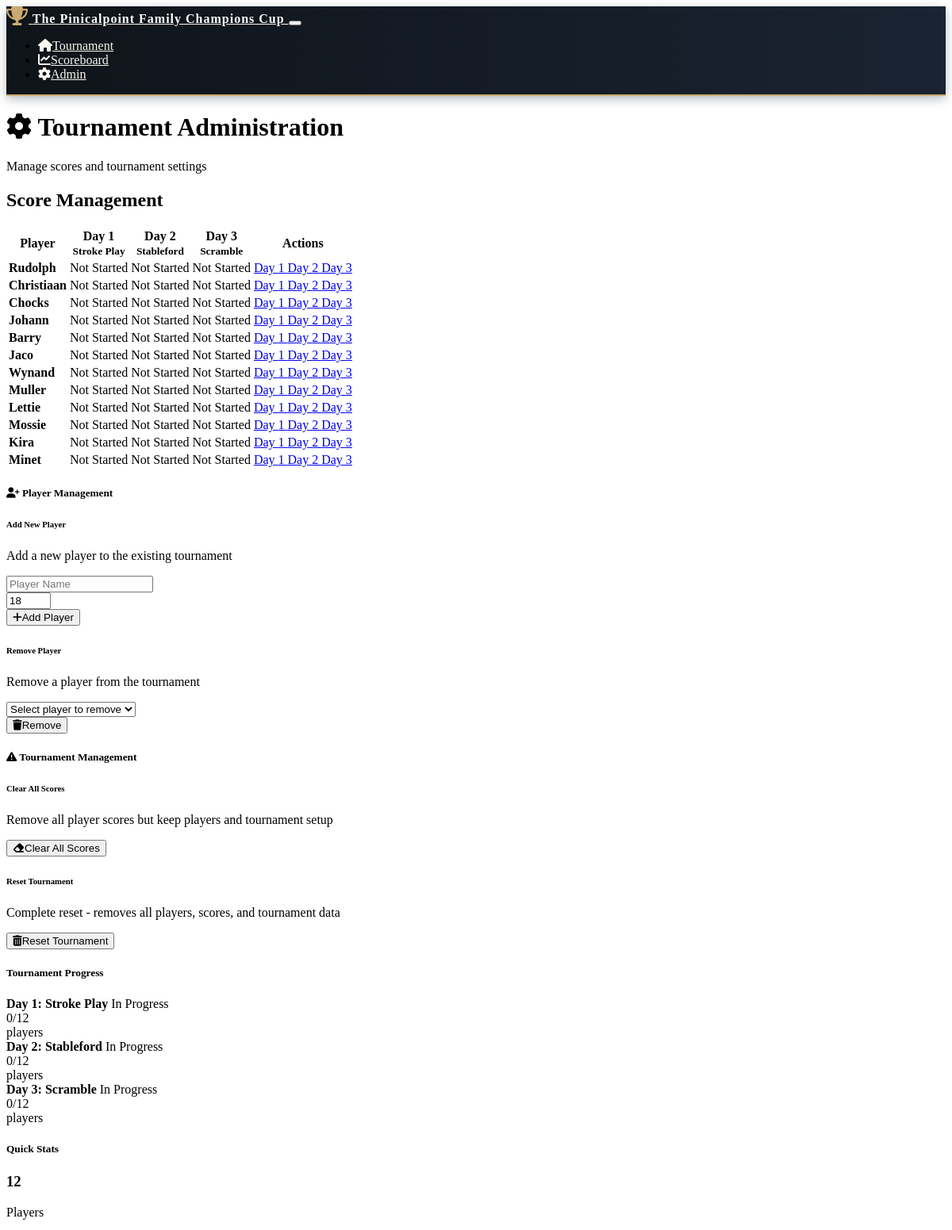
/admin (upper part), run on an earlier commit of the app's database.
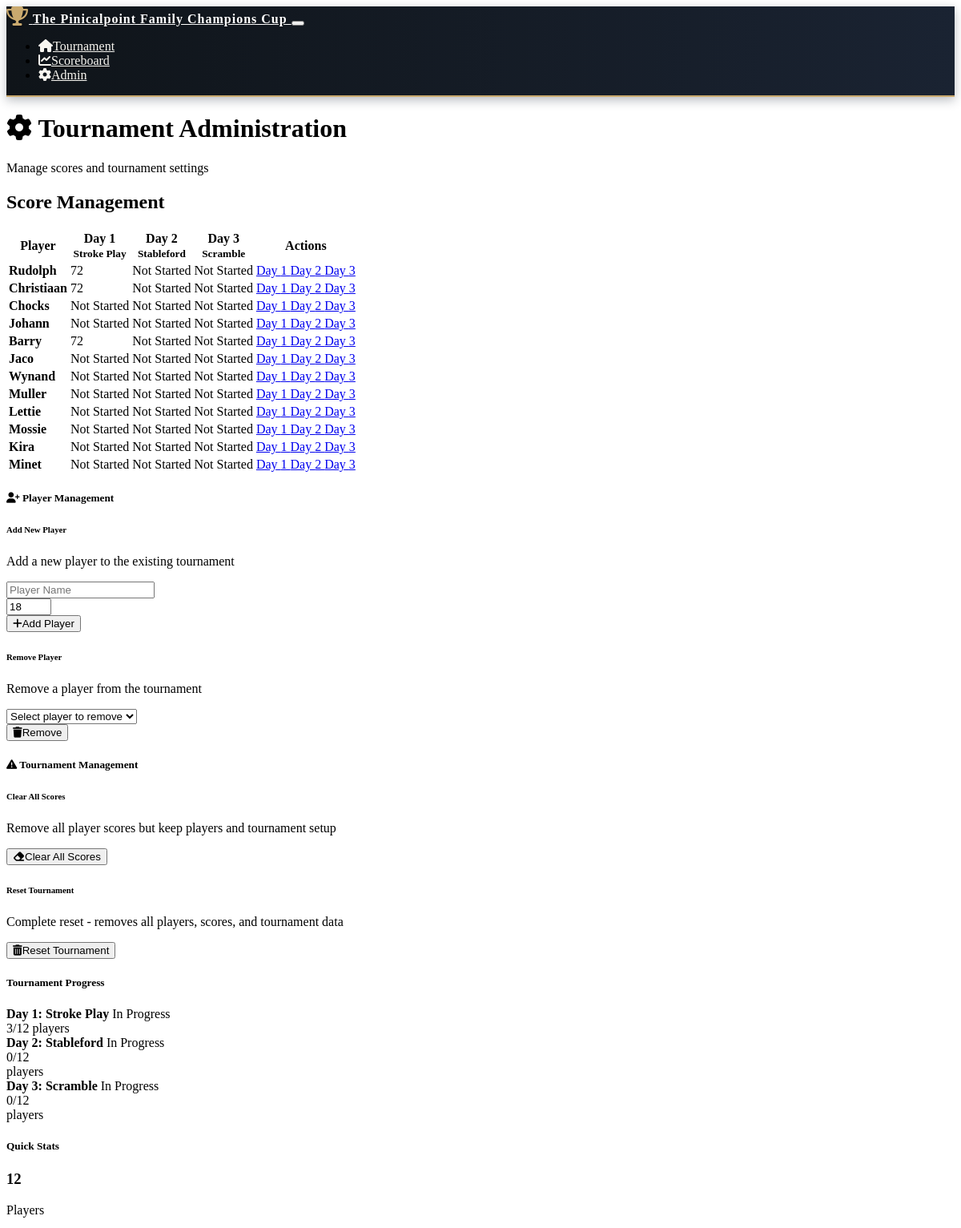
And on a later commit of the database.
### models.py (models this page shows, shortened)
class Round(db.Model):
    id = db.Column(db.Integer, primary_key=True)
    tournament_id = db.Column(db.Integer, db.ForeignKey('tournament.id'), nullable=False)
    day = db.Column(db.Integer, nullable=False)  # 1, 2, or 3
    format = db.Column(db.String(50), nullable=False)  # 'stroke_play', 'stableford', 'scramble'
    date = db.Column(db.Date, nullable=False)
    completed = db.Column(db.Boolean, default=False)
    scores = db.relationship('Score', backref='round', lazy=True)

class Player(db.Model):
    id = db.Column(db.Integer, primary_key=True)
    name = db.Column(db.String(100), nullable=False)
    tournament_id = db.Column(db.Integer, db.ForeignKey('tournament.id'), nullable=False)
    handicap = db.Column(db.Integer, default=0)
    created_at = db.Column(db.DateTime, default=datetime.utcnow)
    scores = db.relationship('Score', backref='player', lazy=True)

class Score(db.Model):
    id = db.Column(db.Integer, primary_key=True)
    player_id = db.Column(db.Integer, db.ForeignKey('player.id'), nullable=False)
    round_id = db.Column(db.Integer, db.ForeignKey('round.id'), nullable=False)
    hole_1 = db.Column(db.Integer)
    hole_2 = db.Column(db.Integer)
    hole_3 = db.Column(db.Integer)
    hole_4 = db.Column(db.Integer)
    hole_5 = db.Column(db.Integer)
    hole_6 = db.Column(db.Integer)
    hole_7 = db.Column(db.Integer)
    hole_8 = db.Column(db.Integer)
    hole_9 = db.Column(db.Integer)
    hole_10 = db.Column(db.Integer)
    hole_11 = db.Column(db.Integer)
    hole_12 = db.Column(db.Integer)
    hole_13 = db.Column(db.Integer)
    hole_14 = db.Column(db.Integer)
    hole_15 = db.Column(db.Integer)
    hole_16 = db.Column(db.Integer)
    hole_17 = db.Column(db.Integer)
    hole_18 = db.Column(db.Integer)
    total_strokes = db.Column(db.Integer)
    stableford_points = db.Column(db.Integer)
    created_at = db.Column(db.DateTime, default=datetime.utcnow)
    updated_at = db.Column(db.DateTime, default=datetime.utcnow, onupdate=datetime.utcnow)

### routes.py (the view)
@app.route('/admin')
def admin():
    tournament = Tournament.query.first()
    if not tournament:
        return redirect(url_for('player_setup'))
    players = Player.query.filter_by(tournament_id=tournament.id).all()
    rounds = Round.query.filter_by(tournament_id=tournament.id).order_by(Round.day).all()
    return render_template('admin.html',
                         tournament=tournament,
                         players=players,
                         rounds=rounds,
                         tournament_formats=TOURNAMENT_FORMATS)

### templates/admin.html (shortened to what this page needs)
{% extends "base.html" %}
{% block content %}
<div class="container">
    <div class="row mb-4">
        <div class="col-12">
            <div class="card bg-primary">
                <div class="card-body">
                    <h1 class="card-title text-white mb-0">
                        <i class="fas fa-cog me-2"></i>
                        Tournament Administration
                    </h1>
                    <p class="card-text text-white-50 mb-0">Manage scores and tournament settings</p>
                </div>
            </div>
        </div>
    </div>
    <div class="row mb-4">
        <div class="col-12">
            <h2 class="mb-3">Score Management</h2>
            <div class="card">
                <div class="card-body">
                    <div class="table-responsive">
                        <table class="table table-hover">
                            <thead class="table-dark">
                                <tr>
                                    <th>Player</th>
                                    {% for round in rounds %}
                                    <th class="text-center">
                                        Day {{ round.day }}<br>
                                        <small>{{ tournament_formats[round.day].name }}</small>
                                    </th>
                                    {% endfor %}
                                    <th>Actions</th>
                                </tr>
                            </thead>
                            <tbody>
                                {% for player in players %}
                                <tr>
                                    <td><strong>{{ player.name }}</strong></td>
                                    {% for round in rounds %}
                                    <td class="text-center">
                                        {% set score = player.scores|selectattr('round_id', 'equalto', round.id)|first %}
                                        {% if score and score.total_strokes %}
                                            {% if round.format == 'stableford' %}
                                                <span class="badge bg-success">{{ score.stableford_points }} pts</span>
                                            {% else %}
                                                <span class="badge bg-info">{{ score.total_strokes }}</span>
                                            {% endif %}
                                        {% else %}
                                            <span class="text-muted">Not Started</span>
                                        {% endif %}
                                    </td>
                                    {% endfor %}
                                    <td>
                                        <div class="btn-group" role="group">
                                            {% for round in rounds %}
                                            <a href="{{ url_for('scorecard', player_id=player.id, round_id=round.id) }}"
                                               class="btn btn-sm btn-outline-primary">
                                                Day {{ round.day }}
                                            </a>
                                            {% endfor %}
                                        </div>
                                    </td>
                                </tr>
                                {% endfor %}
                            </tbody>
                        </table>
                    </div>
                </div>
            </div>
        </div>
    </div>
    <div class="row mb-4">
        <div class="col-12">
            <div class="card border-success">
                <div class="card-header bg-success text-white">
                    <h5 class="mb-0">
                        <i class="fas fa-user-plus me-2"></i>
                        Player Management
                    </h5>
                </div>
                <div class="card-body">
                    <div class="row">
                        <div class="col-md-8">
                            <h6>Add New Player</h6>
                            <p class="text-muted small">Add a new player to the existing tournament</p>
                            <form method="POST" action="{{ url_for('add_player') }}" class="row g-3">
                                <div class="col-md-6">
                                    <input type="text" class="form-control" name="player_name" placeholder="Player Name" required>
                                </div>
                                <div class="col-md-3">
                                    <input type="number" class="form-control" name="handicap" placeholder="Handicap" min="0" max="36" value="18" required>
                                </div>
                                <div class="col-md-3">
                                    <button type="submit" class="btn btn-success">
                                        <i class="fas fa-plus me-2"></i>Add Player
                                    </button>
                                </div>
                            </form>
                        </div>
                        <div class="col-md-4">
                            <h6>Remove Player</h6>
                            <p class="text-muted small">Remove a player from the tournament</p>
                            <form method="POST" action="{{ url_for('remove_player') }}" class="row g-3">
                                <div class="col-md-8">
                                    <select class="form-select" name="player_id" required>
                                        <option value="">Select player to remove</option>
                                    </select>
                                </div>
                                <div class="col-md-4">
                                    <button type="submit" class="btn btn-danger btn-sm"
                                            onclick="return confirm('Are you sure you want to remove this player? This will also delete all their scores!')">
                                        <i class="fas fa-trash me-1"></i>Remove
                                    </button>
                                </div>
                            </form>
                        </div>
                    </div>
                </div>
            </div>
        </div>
    </div>
    <div class="row mb-4">
        <div class="col-12">
            <div class="card border-warning">
                <div class="card-header bg-warning text-dark">
                    <h5 class="mb-0">
                        <i class="fas fa-exclamation-triangle me-2"></i>
                        Tournament Management
                    </h5>
                </div></div>
                <div class="card-body">
                    <div class="row">
                        <div class="col-md-6 mb-3">
                            <h6>Clear All Scores</h6>
                            <p class="text-muted small">Remove all player scores but keep players and tournament setup</p>
                            <form method="POST" action="{{ url_for('clear_scores') }}" style="display: inline;"
                                  onsubmit="return confirm('Are you sure you want to clear all scores? This cannot be undone!')">
                                <button type="submit" class="btn btn-warning">
                                    <i class="fas fa-eraser me-2"></i>Clear All Scores
                                </button>
                            </form>
                        </div>
                        <div class="col-md-6 mb-3">
                            <h6>Reset Tournament</h6>
                            <p class="text-muted small">Complete reset - removes all players, scores, and tournament data</p>
                            <form method="POST" action="{{ url_for('reset_tournament') }}" style="display: inline;"
                                  onsubmit="return confirm('Are you sure you want to completely reset the tournament? This will delete ALL data and cannot be undone!')">
                                <button type="submit" class="btn btn-danger">
                                    <i class="fas fa-trash-alt me-2"></i>Reset Tournament
                                </button>
                            </form>
                        </div>
                    </div>
                </div>
            </div>
        </div>
    </div>
    <div class="row mb-4">
        <div class="col-md-6">
            <div class="card">
                <div class="card-header">
                    <h5 class="mb-0">Tournament Progress</h5>
                </div>
                <div class="card-body">
                    {% for round in rounds %}
                    <div class="mb-3">
                        <div class="d-flex justify-content-between align-items-center mb-1">
                            <span><strong>Day {{ round.day }}: {{ tournament_formats[round.day].name }}</strong></span>
                            {% if round.completed %}
                                <span class="badge bg-success">Completed</span>
                            {% else %}
                                <span class="badge bg-warning">In Progress</span>
                            {% endif %}
                        </div>
                        <div class="progress">
                            {% set completed_scores = round.scores|selectattr('total_strokes')|list|length %}
                            {% set progress = (completed_scores / players|length * 100) if players else 0 %}
                            <div class="progress-bar" style="width: {{ progress }}%">
                                {{ completed_scores }}/{{ players|length }} players
                            </div>
                        </div>
                    </div>
                    {% endfor %}
                </div>
            </div>
        </div>
        <div class="col-md-6">
            <div class="card">
                <div class="card-header">
                    <h5 class="mb-0">Quick Stats</h5>
                </div>
                <div class="card-body">
                    <div class="row text-center">
                        <div class="col-6 mb-3">
                            <h3 class="text-primary">{{ players|length }}</h3>
                            <p class="mb-0">Players</p>
                        </div>
                    </div>
                </div>
            </div>
        </div>
    </div>
{% endblock %}

### templates/base.html (shortened to what this page needs)
<!DOCTYPE html>
<html lang="en" data-bs-theme="dark">
<head>
    <link href="https://cdn.replit.com/agent/bootstrap-agent-dark-theme.min.css" rel="stylesheet">
    <link rel="stylesheet" href="https://cdnjs.cloudflare.com/ajax/libs/font-awesome/6.4.0/css/all.min.css">
    <link rel="stylesheet" href="{{ url_for('static', filename='css/custom.css') }}">
</head>
<body>
    <nav class="navbar navbar-expand-lg navbar-dark navbar-tournament mb-4">
        <div class="container">
            <a class="navbar-brand tournament-logo" href="{{ url_for('index') }}">
                <i class="fas fa-trophy me-2 trophy-icon"></i>
                The Pinicalpoint Family Champions Cup
            </a>
            <button class="navbar-toggler" type="button" data-bs-toggle="collapse" data-bs-target="#navbarNav">
            </button>
            <div class="collapse navbar-collapse" id="navbarNav">
                <ul class="navbar-nav ms-auto">
                    <li class="nav-item">
                        <a class="nav-link" href="{{ url_for('index') }}">
                            <i class="fas fa-home me-1"></i>Tournament
                        </a>
                    </li>
                    <li class="nav-item">
                        <a class="nav-link" href="{{ url_for('scoreboard') }}">
                            <i class="fas fa-chart-line me-1"></i>Scoreboard
                        </a>
                    </li>
                    <li class="nav-item">
                        <a class="nav-link" href="{{ url_for('admin') }}">
                            <i class="fas fa-cog me-1"></i>Admin
                        </a>
                    </li>
                </ul>
            </div>
        </div>
    </nav>
    <main>
        {% block content %}{% endblock %}
    </main>
</body>
</html>

### static/css/custom.css (style rules this page uses)
:root { --tournament-navy: #1a2332; --tournament-gold: #c9a96e; --tournament-white: #FFFFFF; --tournament-dark-navy: #0f1419; --tournament-accent-blue: #4a90e2; --tournament-cream: #f8f6f0; --tournament-silver: #8a9ba8; --tournament-shadow: rgba(26, 35, 50, 0.3); --tournament-green: #2d5a27; --tournament-light-green: #4a7c59; }
.tournament-logo { font-family: 'Georgia', serif; font-weight: bold; text-shadow: 2px 2px 4px rgba(0,0,0,0.3); letter-spacing: 1px; }
.navbar-tournament { background: linear-gradient(90deg, var(--tournament-dark-navy) 0%, var(--tournament-navy) 100%) !important; border-bottom: 2px solid var(--tournament-gold); box-shadow: 0 4px 12px var(--tournament-shadow); }
.navbar-brand { font-family: 'Georgia', serif; font-weight: bold; color: var(--tournament-white) !important; text-shadow: 1px 1px 2px rgba(0,0,0,0.3); }
.nav-link { color: var(--tournament-cream) !important; font-weight: 500; transition: all 0.3s ease; }
.trophy-icon { color: var(--tournament-gold); text-shadow: 1px 1px 2px rgba(0,0,0,0.3); font-size: 1.5em; }

What changed in the data, as far as the page shows it:
shown differently, row unchanged: Round "Stroke Play": completed "0" → "3"; no longer shows "Not Started Not Started Not Started"
now on this page (row edited): Score: total_strokes "72"
changed Score (number 1 of 3 on the later page): total_strokes empty → 72 (drawn)
added Score: total_strokes "72"
now on this page (row edited): Score: total_strokes "72"
changed Score (number 3 of 3 on the later page): total_strokes empty → 72 (drawn)
